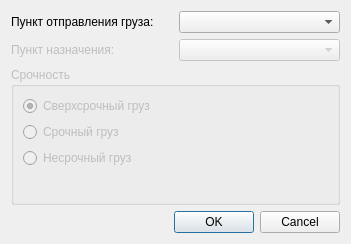
<ui version="4.0" >
 <class>CNewCargoDialog</class>
 <widget class="QDialog" name="CNewCargoDialog" >
  <property name="geometry" >
   <rect>
    <x>0</x>
    <y>0</y>
    <width>351</width>
    <height>244</height>
   </rect>
  </property>
  <property name="windowTitle" >
   <string>Новый груз</string>
  </property>
  <layout class="QGridLayout" >
   <item row="0" column="0" >
    <widget class="QLabel" name="label" >
     <property name="text" >
      <string>Пункт отправления груза:</string>
     </property>
    </widget>
   </item>
   <item row="0" column="1" >
    <widget class="QComboBox" name="m_from" />
   </item>
   <item row="1" column="0" >
    <widget class="QLabel" name="m_destLabel" >
     <property name="enabled" >
      <bool>false</bool>
     </property>
     <property name="text" >
      <string>Пункт назначения:</string>
     </property>
    </widget>
   </item>
   <item row="1" column="1" >
    <widget class="QComboBox" name="m_dest" >
     <property name="enabled" >
      <bool>false</bool>
     </property>
    </widget>
   </item>
   <item row="2" column="0" colspan="2" >
    <widget class="QGroupBox" name="m_speed" >
     <property name="enabled" >
      <bool>false</bool>
     </property>
     <property name="title" >
      <string>Срочность</string>
     </property>
     <layout class="QVBoxLayout" >
      <item>
       <widget class="QRadioButton" name="radioButton" >
        <property name="text" >
         <string>Сверхсрочный груз</string>
        </property>
        <property name="checked" >
         <bool>true</bool>
        </property>
       </widget>
      </item>
      <item>
       <widget class="QRadioButton" name="radioButton_2" >
        <property name="text" >
         <string>Срочный груз</string>
        </property>
       </widget>
      </item>
      <item>
       <widget class="QRadioButton" name="radioButton_3" >
        <property name="text" >
         <string>Несрочный груз</string>
        </property>
       </widget>
      </item>
      <item>
       <spacer>
        <property name="orientation" >
         <enum>Qt::Vertical</enum>
        </property>
        <property name="sizeHint" >
         <size>
          <width>20</width>
          <height>40</height>
         </size>
        </property>
       </spacer>
      </item>
     </layout>
    </widget>
   </item>
   <item row="3" column="0" colspan="2" >
    <widget class="QDialogButtonBox" name="buttonBox" >
     <property name="orientation" >
      <enum>Qt::Horizontal</enum>
     </property>
     <property name="standardButtons" >
      <set>QDialogButtonBox::Cancel|QDialogButtonBox::NoButton|QDialogButtonBox::Ok</set>
     </property>
    </widget>
   </item>
  </layout>
 </widget>
 <resources/>
 <connections>
  <connection>
   <sender>buttonBox</sender>
   <signal>accepted()</signal>
   <receiver>CNewCargoDialog</receiver>
   <slot>accept()</slot>
   <hints>
    <hint type="sourcelabel" >
     <x>248</x>
     <y>254</y>
    </hint>
    <hint type="destinationlabel" >
     <x>157</x>
     <y>274</y>
    </hint>
   </hints>
  </connection>
  <connection>
   <sender>buttonBox</sender>
   <signal>rejected()</signal>
   <receiver>CNewCargoDialog</receiver>
   <slot>reject()</slot>
   <hints>
    <hint type="sourcelabel" >
     <x>316</x>
     <y>260</y>
    </hint>
    <hint type="destinationlabel" >
     <x>286</x>
     <y>274</y>
    </hint>
   </hints>
  </connection>
 </connections>
</ui>
